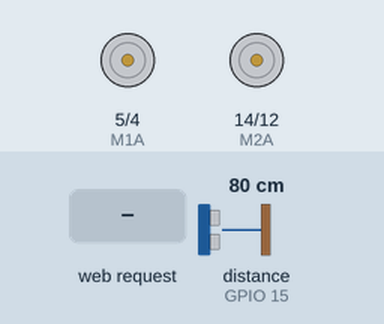
Simulated run of this sketch. Board: ESP8266 (NodeMCU). Parts: motor-driver pin pairs drawn as motors (green arrow = first pin HIGH = forward, orange = second pin HIGH = backward, longer = more drive). The test bench sets the inputs (shaded band); at power-on: distance to the obstacle (sensor on GPIO 15) 80 cm. WiFi joins after 1.5 s; servers stay silent unless stated; what the sketch prints to the serial monitor is not drawn.

Above: at 2.8 s.
2.9 s: HTTP request GET /F received
At 3.7 s:
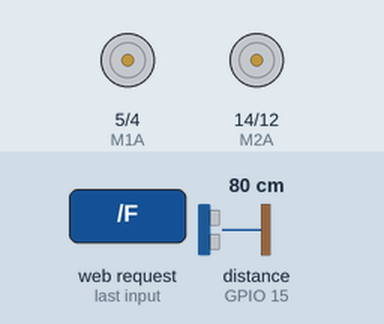
4.5 s: HTTP request GET /T received
At 5.3 s:
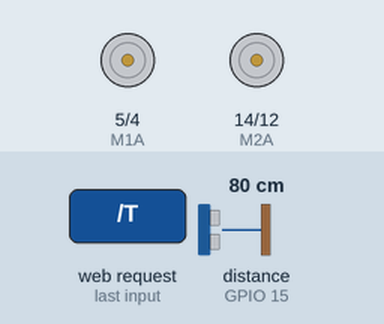
6.1 s: HTTP request GET /D received
At 6.9 s:
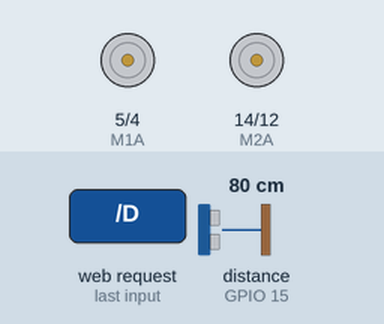
7.7 s: HTTP request GET /E received
At 8.6 s:
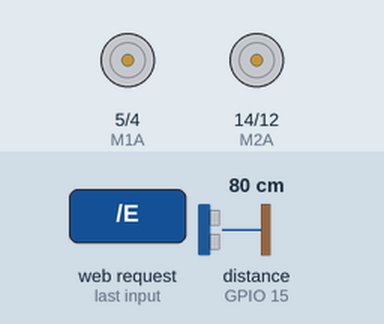
Timing chart, 0 to 10.3 s (numbered marks = the images above; inputs shaded):
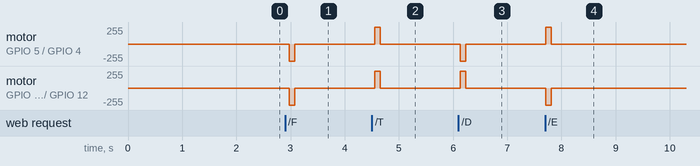

Measured:
- after the input at 2.9 s, motor on GPIO 5 (M1A) / GPIO 4 (M1B), motor on GPIO 14 (M2A) / GPIO 12 (M2B): stopped → backward 255/255 after 0.08 s, → stopped 0.10 s later
- after the input at 4.5 s, motor on GPIO 5 (M1A) / GPIO 4 (M1B), motor on GPIO 14 (M2A) / GPIO 12 (M2B): stopped → forward 255/255 after 0.06 s, → stopped 0.10 s later
- after the input at 6.1 s, motor on GPIO 5 (M1A) / GPIO 4 (M1B): stopped → backward 255/255 at once, → stopped 0.10 s later; motor on GPIO 14 (M2A) / GPIO 12 (M2B): stopped → forward 255/255 at once, → stopped 0.10 s later
- after the input at 7.7 s, motor on GPIO 5 (M1A) / GPIO 4 (M1B): stopped → forward 255/255 at once, → stopped 0.10 s later; motor on GPIO 14 (M2A) / GPIO 12 (M2B): stopped → backward 255/255 at once, → stopped 0.10 s later

The sketch:

trakking.ino
```cpp
#include <Arduino.h>
#include <ESP8266WiFi.h>

const char* ssid = "Holy";
const char* password = "12345678";

WiFiServer server(80);
String header;

int M1A = 5, M1B = 4;
int M2A = 14, M2B = 12;


#include <HCSR04.h>

UltraSonicDistanceSensor distanceSensor(13, 15);  // Initialize sensor that uses digital pins 13 and 12.

void setup()
{
  pinMode(M1A, OUTPUT);
  pinMode(M1B, OUTPUT);
  pinMode(M2A, OUTPUT);
  pinMode(M2B, OUTPUT);

  Serial.begin(115200);

  WiFi.begin(ssid, password);

  while (WiFi.status() != WL_CONNECTED)
  {
    delay(200);
    Serial.print(".");
  }

  Serial.println("IP address: ");
  Serial.println(WiFi.localIP());

  server.begin();
}

String all_html ()
{
  String _html = "";
  //_html += "HTTP/1.1 200 OK";
  //_html += "Content-type:text/html";
  //_html += "Connection: close";
  // Display the HTML web page

  _html += "<!DOCTYPE html><html>";
  _html += "<head><meta name=\"viewport\" content=\"width=device-width, initial-scale=1\">";
  _html += "<link rel=\"icon\" href=\"data:,\">";

  _html += "<style>html { font-family: Helvetica; display: inline-block; margin: 0px auto; text-align: center;}";
  _html += ".button { background-color: #195B6A; border: none; color: white; padding: 16px 40px;";
  _html += "text-decoration: none; font-size: 30px; margin: 2px; cursor: pointer;}";
  _html += ".button2 {background-color: #77878A;}</style></head>";

  // Web Page Heading
  _html += "<body><h1>ESP8266 Web Server</h1>";

  _html += "<p><a href=\"/button1\"><button class=\"button\">CLICK button 1</button></a></p>";
  _html += "<p><a href=\"/button2\"><button class=\"button\">CLICK button 2</button></a></p>";

  _html += "</body></html>";

  return _html;
}

void loop()
{
  WiFiClient client = server.available();

  if (client)
  {
    Serial.println("New Client.");
    String currentLine = "";

    while (client.connected())
    {
      if (client.available())
      {
        char c = client.read();
        Serial.write(c);
        header += c;

        if (c == '\n')
        {
          if (currentLine.length() == 0)
          {
            //client.println(all_html()); //envia o html para o cliente

            break;
          }
          else
          {
            currentLine = "";
          }
        }
        else if (c != '\r')
        {
          currentLine += c;
        }
      }
    }

    if (header.indexOf("GET /F") >= 0)
      frente();
    else if (header.indexOf("GET /T") >= 0)
      tras();
    else if (header.indexOf("GET /D") >= 0)
      direita();
    else if (header.indexOf("GET /E") >= 0)
      esquerda();

    header = "";
    client.stop();
  }

  Serial.println(distanceSensor.measureDistanceCm());
  delay(100);
}

void parar()
{
  digitalWrite(M1A, LOW);
  digitalWrite(M1B, LOW);

  digitalWrite(M2A, LOW);
  digitalWrite(M2B, LOW);
}

void tras()
{
  digitalWrite(M1A, HIGH);
  digitalWrite(M1B, LOW);

  digitalWrite(M2A, HIGH);
  digitalWrite(M2B, LOW);

  delay(100);

  parar();
}

void frente()
{
  digitalWrite(M1A, LOW);
  digitalWrite(M1B, HIGH);

  digitalWrite(M2A, LOW);
  digitalWrite(M2B, HIGH);

  delay(100);

  parar();
}


void direita()
{
  digitalWrite(M1A, LOW);
  digitalWrite(M1B, HIGH);

  digitalWrite(M2A, HIGH);
  digitalWrite(M2B, LOW);

  delay(100);

  parar();
}

void esquerda()
{
  digitalWrite(M1A, HIGH);
  digitalWrite(M1B, LOW);

  digitalWrite(M2A, LOW);
  digitalWrite(M2B, HIGH);

  delay(100);

  parar();
}
```
